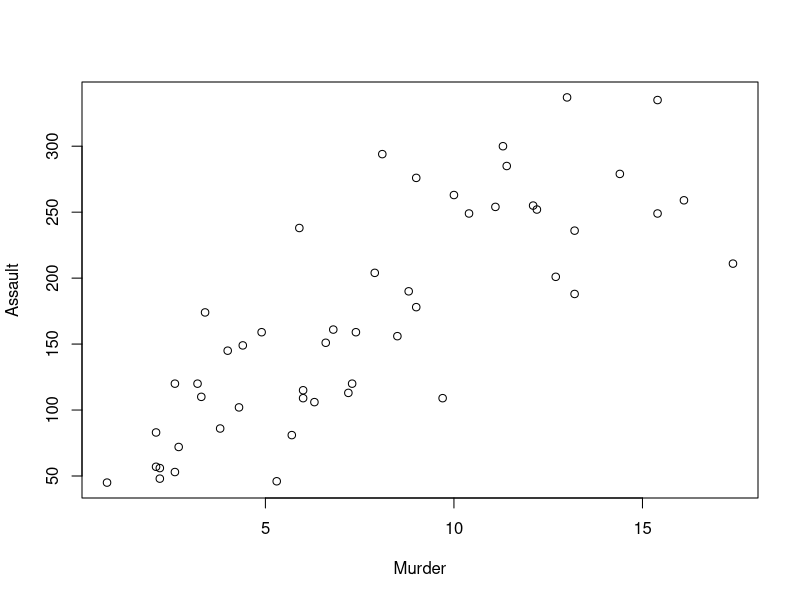
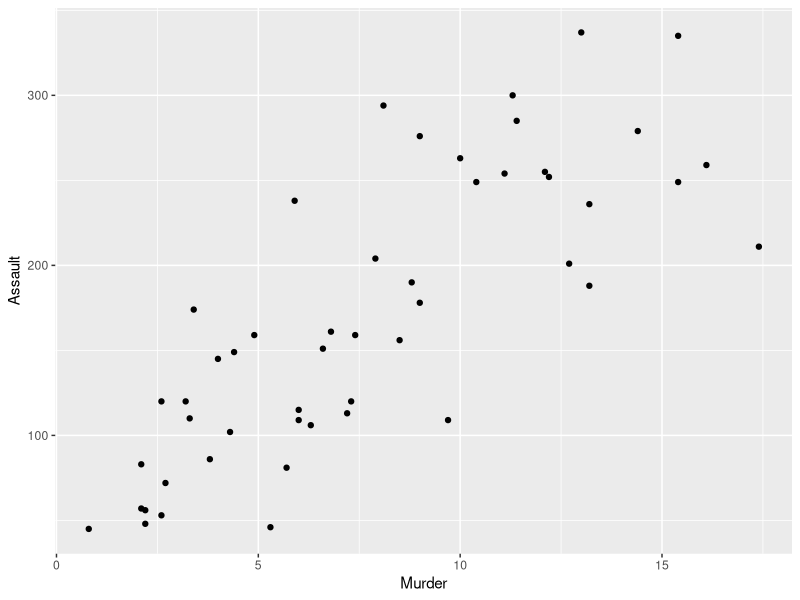
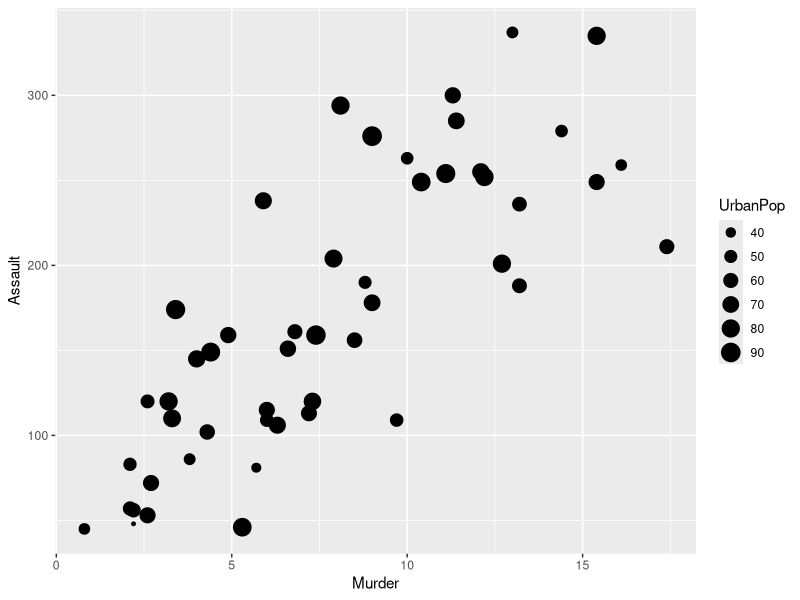
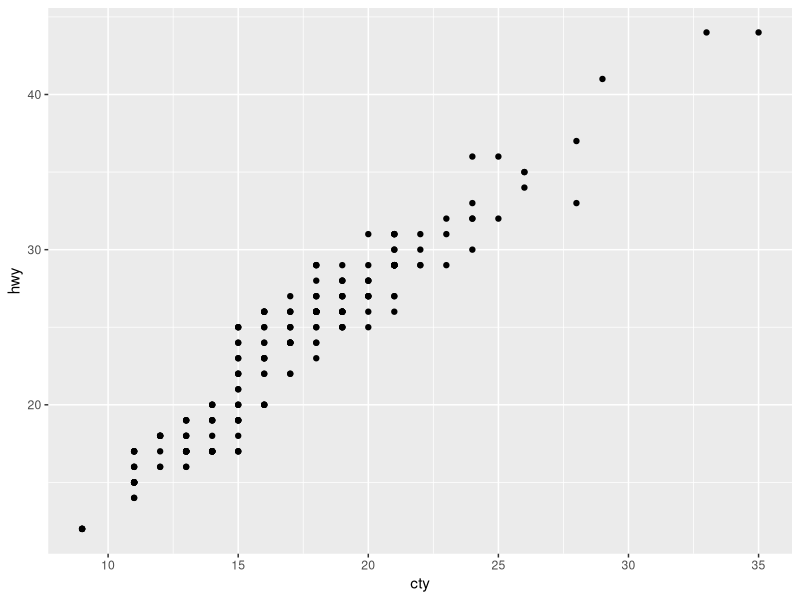
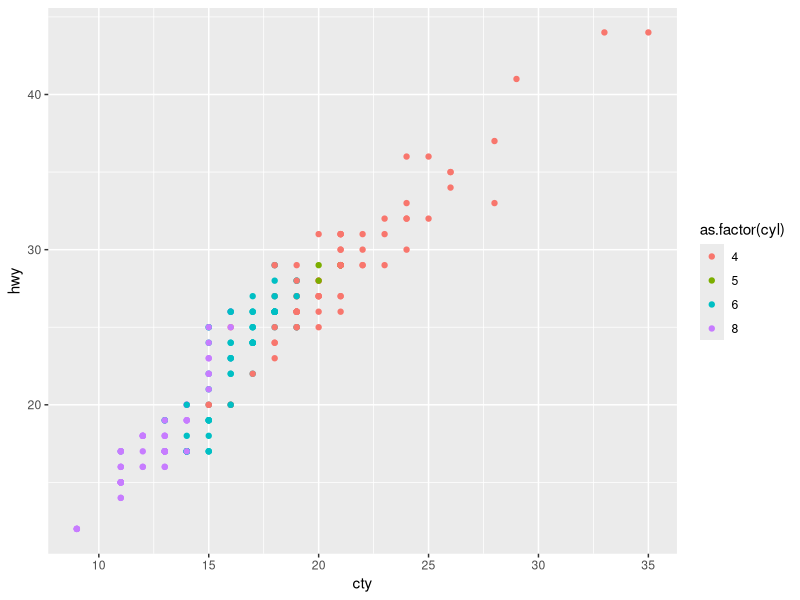
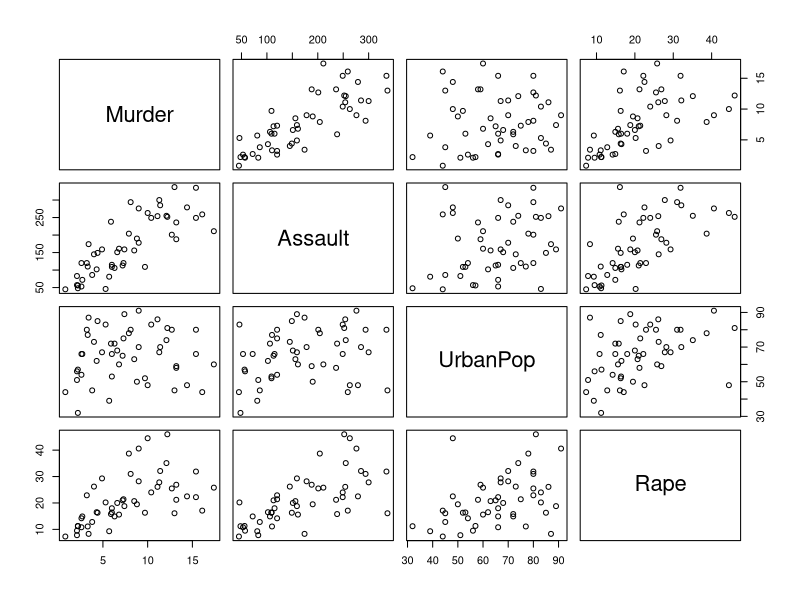
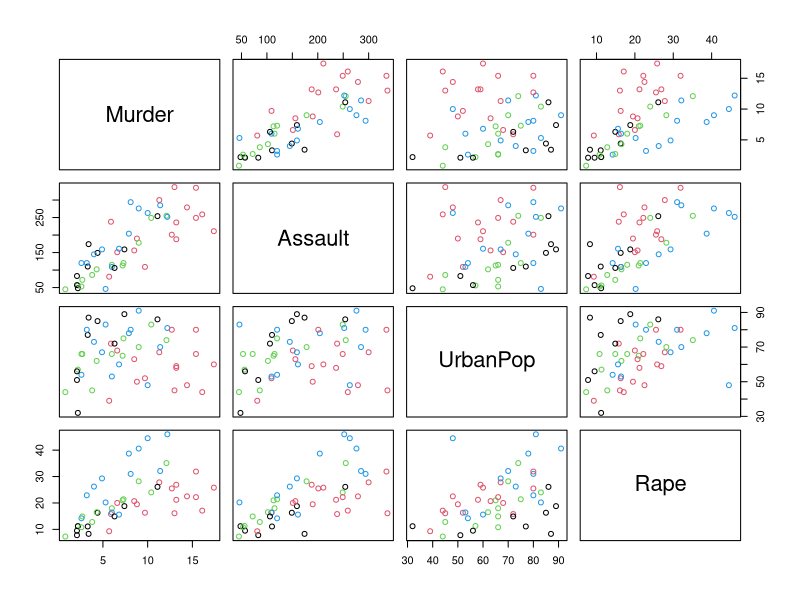
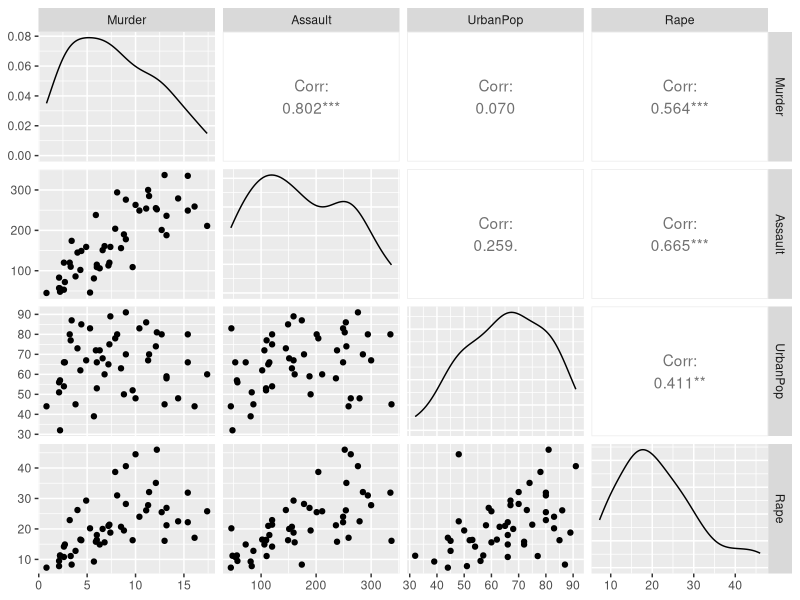

R code for these plots, in order:
# Multivariate analysis lab 
# Written by S. Jung 

## Lab 1: Multivariate data exploration

library(ggplot2) 

# Checking data -----------------------------------------------------------

data(mpg)
?mpg
View(mpg)
dim(mpg)
nrow(mpg)
ncol(mpg)
str(mpg)
attributes(mpg)
rownames(mpg)
colnames(mpg)
variable_names <- variable.names(mpg)

# Select variables --------------------------------------------------------

# By variable names
mpg[,"hwy"]
mpg[,c("displ","cty")]

# By indices
mpg[,2]
mpg[,-2]
mpg[,c(1,2)]

# By logical vectors
Binary_indicator <- variable_names %in% c("cty","drv")
mpg[,Binary_indicator]

Numeric_indicator <- unlist(lapply(mpg, is.numeric))
mpg[,Numeric_indicator]

# Using dplyr::select
library(dplyr)
mpg %>% select(displ, hwy)
mpg %>% select(displ:hwy)
mpg %>% select(-displ,-hwy) 
 

# Subsetting observations -------------------------------------------------

# By row names
data(USArrests)
rownames(USArrests)
USArrests["Alabama",]

# By indices
n <- nrow(mpg)
mpg[1:5,]
mpg[1:floor(n/2),]
mpg[sample(1:n, size = 10, replace = TRUE),]

test_sample_id <- sample(1:n, size = floor(n/5), replace = FALSE)
train_sample_id <- setdiff(1:n, test_sample_id) 
mpg[train_sample_id,]
mpg[-test_sample_id,]

# By logical vectors
is_audi <- mpg$manufacturer == "audi" 
mpg[is_audi,]

# Using dplyr::filter
mpg %>% filter(manufacturer == "audi")
mpg %>% filter(displ > 3)
mpg %>% filter(displ > 3 & year <= 2000)
mpg %>% sample_frac(0.5)
mpg %>% sample_n(3,replace = TRUE)


# Descriptive Statistics --------------------------------------------------
X <- USArrests

apply(X, 2, mean)
colMeans(X)
var(X)
diag(var(X))
cor(X)

n <- nrow(X)
p <- ncol(X)


# Visualization: scatterplots ---------------------------------------------
plot(USArrests[,1:2])

USArrests %>% ggplot(aes(x = Murder, y = Assault)) + geom_point()
USArrests %>% ggplot(aes(x = Murder, y = Assault, size = UrbanPop)) + geom_point()

mpg %>% ggplot(aes(x = cty, y = hwy)) + geom_point()
mpg %>% ggplot(aes(x = cty, y = hwy, color = as.factor(cyl))) + geom_point()

pairs(USArrests)
pairs(USArrests,col = state.region)
 
library(GGally) # See https://ggobi.github.io/ggally/
ggpairs(USArrests)

ggscatmat(USArrests)
USArrests.m <- cbind(USArrests, state.region)
ggscatmat(USArrests.m, columns = 1:4,color = "state.region")



# Covariance matrix and its inverse ---------------------------------------

S <- cov(X)
solve(S) # S^{-1}.
S %*% solve(S) == diag(1,p)   
norm(S %*% solve(S) - diag(1,p), "F" )
norm(S %*% solve(S) - diag(1,p), "2" )
all.equal( S %*% solve(S)   , diag(1,p), check.attributes = FALSE )


ggcorr(X)
library(corrplot)
corrplot(cor(X)) 


# Distances ---------------------------------------------------------------

# Euclidean distance
sqrt( sum( (X[1,] -  X[2,])^2 ) )
c <- X[1,] -  X[2,]
sqrt(sum(c*c))

is.matrix(c)
c <- as.matrix(c)

sqrt( c %*% t(c) )  ## try t(c) %*% c
norm( c, type = "F") 
norm( c, type = "2") # these two are the same as c is essentially a vector

# Mahalanobis distance 
Xbar <- colMeans(X)
y <- X[1,]
mahalanobis(y, Xbar, cov(X)) # returns squared distance 
as.matrix(Xbar - y) %*% solve(cov(X)) %*% t(Xbar-y)
sqrt(as.matrix(Xbar - y) %*% solve(cov(X)) %*% t(Xbar-y))


# Multivariate order from the center 
n <- nrow(X)
xdist <- rep(0,n)
for(i in (1:n)){
  xdist[i]=as.matrix(X[i,]- Xbar) %*% solve(cov(X)) %*% t(X[i,]- Xbar)
}
hist(xdist)
rank(xdist)


# Projections and change of variables -------------------------------------

# V: an orthogonal system
V <- eigen(cov(X))$vectors 
V %*% t(V) 
all.equal(V %*% t(V), diag(1,4))
# project onto the first two column vectors 
rotX <- as.matrix(X) %*% V[,1:2]
rotX <- as.data.frame(rotX)
colnames(rotX) <- c("NewV1", "NewV2")
ggpairs(rotX)


# Exercises ---------------------------------------------------------------

# 1. Using the datasets `USArrests` and `state`, 
# create a data frame containing all 50 states of USA 
# measured for area (size), region, and four types of crime rates. 
# Resulting dataset must have 5 numeric variables and one categorical variable.

# 2. Draw a scatterplot matrix using all numeric variables, 
# colored by different regions.

# 3. Compute the sample mean for each region. 

# 4. Overlay the five sample means on the scatterplot matrix. 
# Add appropriate labels.

# 5. Ignore the categorical variable. For each observation, 
# compute the mahalanobis distance from the (grand) sample mean
# and use it to sort from the closest to furthest from the mean. 
# Report the ordering. 

# 6. Consider the plane containing the mean (computed above) and 
# the two furthest states from the mean. Create orthonormal basis 
# spanning the plane, and display the projections of all observations 
# on the plane. Be sure to label the points with their names (or abbr's.)

# 7. Now use the eigenvectors (cf: eigen(cov(X))$vectors) to change 
# the coordinates. Compute the sample covariance matrix in the new coordinate system.


